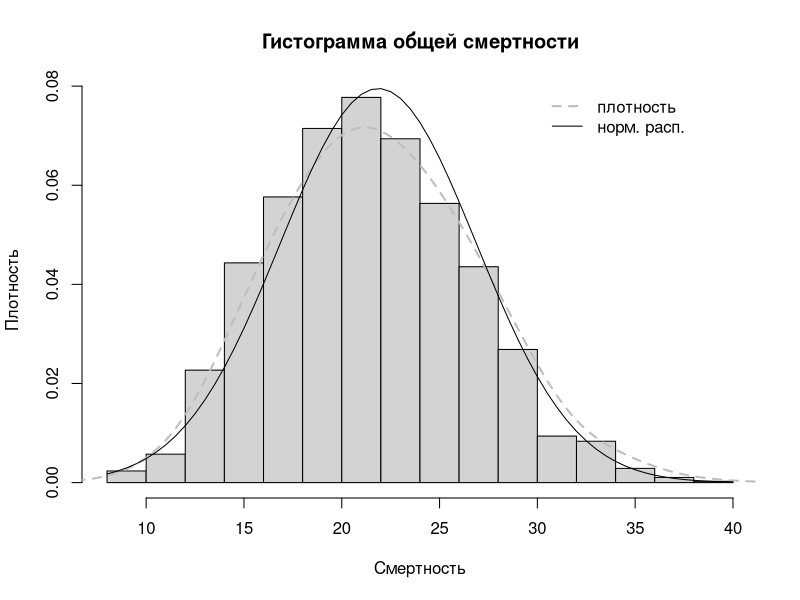
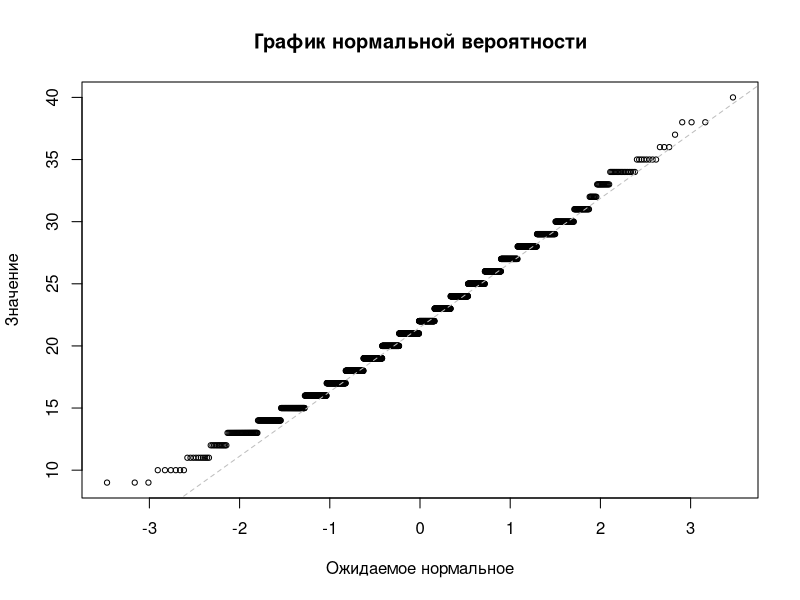
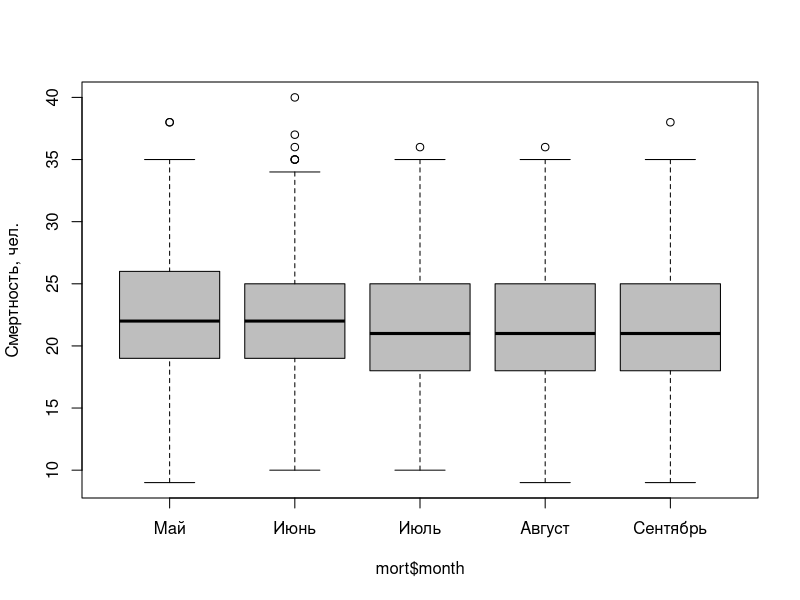
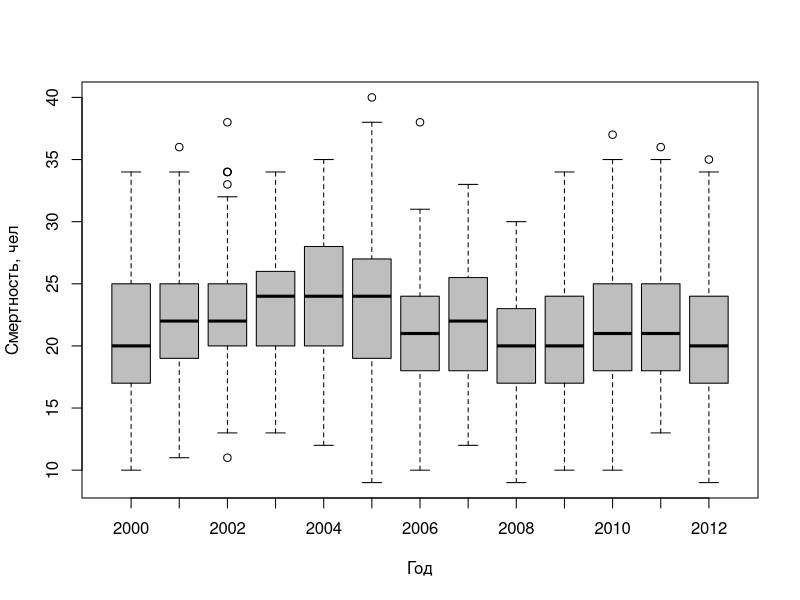
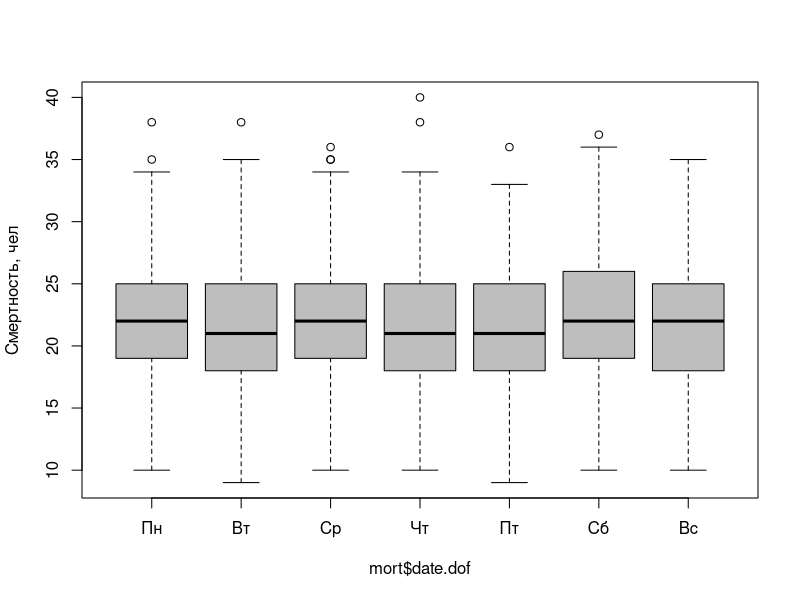
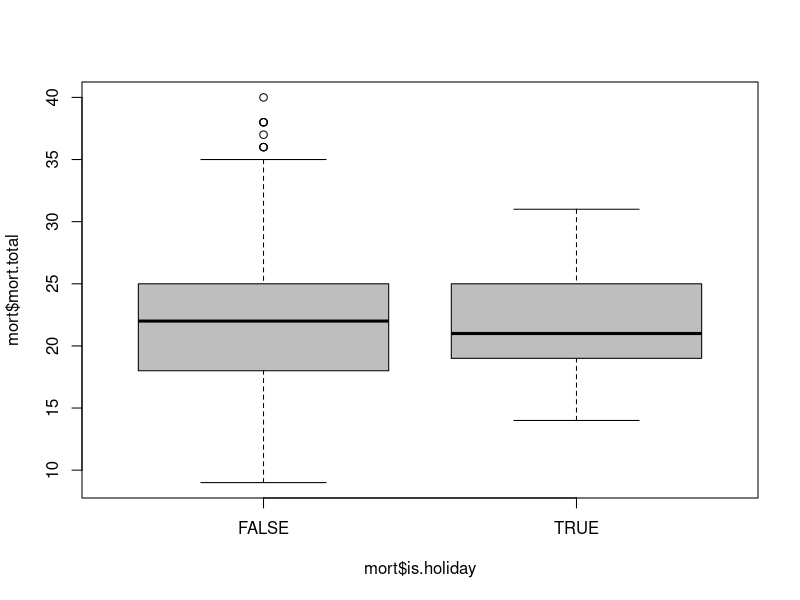
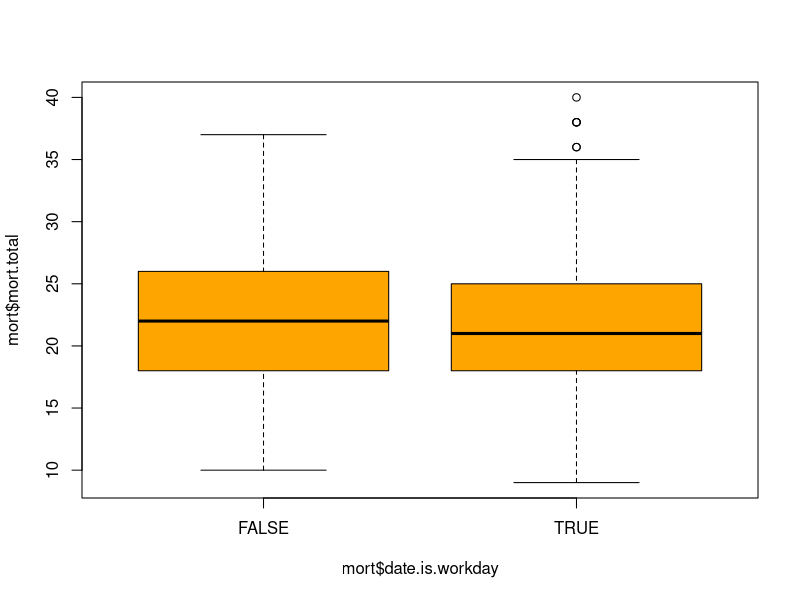
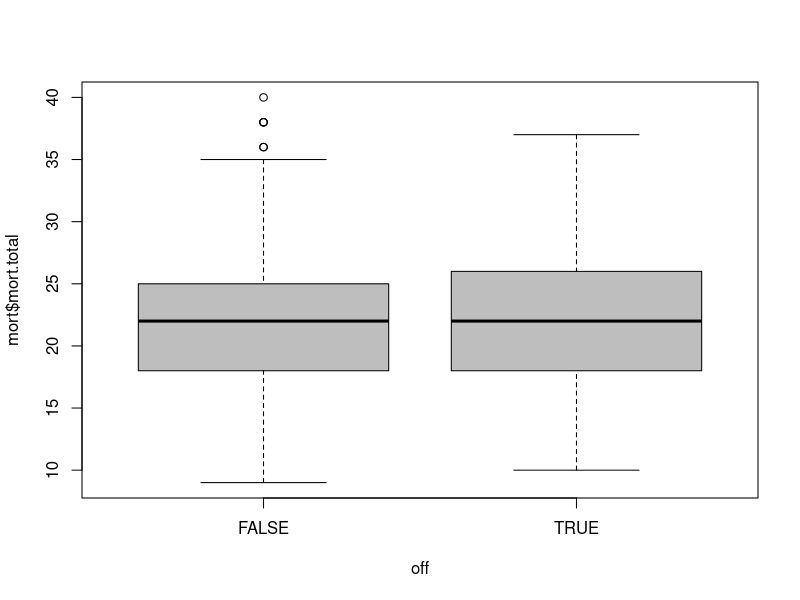

Reproduce these figures in R, in order.
## ---- chunk 1
default.par = par()
setwd("~/rproj/khb-mortality-analysis/data")

library(zoo)

# reading, cleaning 
mort = read.table("SSC_Mo_MJJAS.txt", sep='\t', header=T, dec=',')

names(mort)[9] = "DIS"
names(mort)[10] = "TOS"
names(mort)[4] = 'mort.total'
names(mort)[5] = 'mort.over65'
names(mort)[6] = 'mort.women'
names(mort)[7] = 'mort.men'

mort = mort[complete.cases(mort),]

mort$date = as.Date(mort$Date.1, format="%d.%m.%Y")
mort = subset(mort, select = -c(City, Date, Date.1))

wd = weekdays(mort$date, abbreviate=T)
wd = factor(wd, levels=c("Mon", "Tue", "Wed", "Thu", "Fri", "Sat", "Sun"))
# wd = factor(wd, levels=c("Пн", "Вт", "Ср", "Чт", "Пт", "Сб", "Вс"))

levels(wd) = 1:7

mort$date.dof = wd
mort$date.is.workday = wd %in% 1:5

mort$year = as.factor( format(mort$date, "%Y") )
mort$month = as.factor( format(mort$date, "%m") )


holidays = read.table("publicholidays-russia.txt")
names(holidays) = 'date'
holidays$date = as.Date(holidays$date, format="%d-%m-%Y")


mort$is.holiday = mort$date %in% holidays$date


temp = read.table("Khb_Temp_Daily.txt", sep=';', header=F, dec=',')
temp = temp[complete.cases(temp), ]

temp$date = as.Date(ISOdate(temp$V2, temp$V3, temp$V4))
mort.date = range(mort$date)
temp = temp[temp$date >= mort.date[1] & temp$date <= mort.date[2], ]
temp = subset(temp, select=c(date, V6, V8, V10))

names(temp)[2] = 't.min'
names(temp)[3] = 't.mean'
names(temp)[4] = 't.max'
temp$t.amp = temp$t.max - temp$t.min

mort = merge(mort, temp, by='date')
## ---- chunk 2
h = hist(mort$mort.total, probability=T, breaks=21,
         main="Гистограмма общей смертности",
         xlab='Смертность', ylab='Плотность')
dens = density(mort$mort.total, adjust=2)
lines(dens, col="grey", lwd=2, lty=2)

mort.sd = sd(mort$mort.total)
mort.mean = mean(mort$mort.total)


x = seq(from=min(h$breaks), to=max(h$breaks), by=0.5)
y = dnorm(x=x, mean=mort.mean, sd=mort.sd)
lines(x=x, y=y, lwd=1)


legend(30, 0.08, c('плотность', 'норм. расп.'), 
       col=c('grey', 'black'),
       lwd=c(2, 1), lty=c(2, 1), bty='n')
## ---- chunk 3
qqnorm(mort$mort.total, cex=0.7,
       main='График нормальной вероятности',
       ylab='Значение', xlab='Ожидаемое нормальное')
qqline(mort$mort.total, lwd=1, lty=2, col='gray')
## ---- chunk 4
boxplot(mort$mort.total ~ mort$month, col='grey',
        names=c('Май', 'Июнь', 'Июль', 'Август', 'Сентябрь'), 
        ylab='Смертность, чел.')
## ---- chunk 5
by(mort$mort.total, mort$month, summary)

aov.m.mon = aov(mort$mort.total ~ mort$month)
summary(aov.m.mon)
## ---- chunk 6
TukeyHSD(aov.m.mon, conf.level=0.95)
## ---- chunk 7
boxplot(mort$mort.total ~ mort$year, col='grey',
        xlab='Год', ylab='Смертность, чел')
## ---- chunk 8
by(mort$mort.total, mort$year, summary)

aov.m.yer = aov(mort$mort.total ~ mort$year)
summary(aov.m.yer)

t = TukeyHSD(aov.m.yer, conf.level=0.95)[['mort$year']]
t = row.names(t[t[, 4] < 0.05, ])

d = data.frame(year1=c(substring(t, 1, 4), substring(t, 6, 9)),
               year2=c(substring(t, 6, 9), substring(t, 1, 4)))

aggregate(d$year2 ~ d$year1, FUN=paste)
## ---- chunk 9
boxplot(mort$mort.total ~ mort$date.dof, col='grey', 
        ylab='Смертность, чел',
        names=c('Пн', 'Вт', 'Ср', 'Чт', 'Пт', 'Сб', 'Вс'))
## ---- chunk 10
by(mort$mort.total, mort$date.dof, summary)
summary(aov(mort$mort.total ~ mort$date.dof))
## ---- chunk 11
boxplot(mort$mort.total ~ mort$is.holiday, col='grey')
by(mort$mort.total, mort$is.holiday, summary)

with(mort, 
     t.test(mort.total[is.holiday], 
            mort.total[!is.holiday], 
            alternative='greater'))
## ---- chunk 12
boxplot(mort$mort.total ~ mort$date.is.workday, col='orange')
by(mort$mort.total, mort$date.is.workday, summary)

with(mort, 
     t.test(mort.total[!date.is.workday], 
            mort.total[date.is.workday], 
            alternative='greater'))
## ---- chunk 13
off = (!mort$date.is.workday) | mort$is.holiday
boxplot(mort$mort.total ~ off, col='grey')
## ---- chunk 14
by(mort$mort.total, off, summary)
t.test(mort$mort.total[off], mort$mort.total[!off],
       alternative='greater')
## ---- chunk 15
off.lag.1 = c(FALSE, lag(zoo(off), k=-1))
boxplot(mort$mort.total ~ off.lag.1, col='grey')
t.test(mort$mort.total[off.lag.1], mort$mort.total[!off.lag.1],
       alternative='greater')

off.lag.2 = c(F, F, lag(zoo(off), k=-2))
boxplot(mort$mort.total ~ off.lag.2, col='grey')
t.test(mort$mort.total[off.lag.2], mort$mort.total[!off.lag.2],
       alternative='greater')
## ---- chunk 16
par(mfrow=c(1, 4))
par(mar=c(7, 2, 3, 2))

boxplot(mort$mort.total ~ mort$is.holiday, col='grey', 
        main='(а)', names=c('Выходной', 'Рабочий'), las=2)
boxplot(mort$mort.total ~ mort$date.is.workday, col='grey',
        main='(б)', names=c('Праздник', 'Не праздник'), las=2)
boxplot(mort$mort.total ~ off, col='grey',
        main='(в)', names=c('Праздник\nили выходной', 'Не праздник'), las=2)
boxplot(mort$mort.total ~ off.lag.1, col='grey',
        main='(г)', names=c('Вчера был\nвыходной', 'Не было\nвыходного'), las=2)

par(mar=c(5, 4, 4, 2) + 0.1)
par(mfrow=c(1, 1))
## ---- chunk 17
th = mort.mean + qnorm(p=0.95) * mort.sd
m.out = mort$mort.total >= th
sum(m.out)
mort$date[m.out]
## ---- chunk 18
mort$date[mort$is.holiday & m.out]
## ---- chunk 19
mort$date[off & m.out]
sum(off & m.out)
## ---- chunk 20
mort$date[off.lag.1 & m.out]
sum(off.lag.1 & m.out)
## ---- chunk 21
diff(which(m.out)) 
sum(diff(which(m.out)) == 1)
## ---- chunk 22
library(MASS)
## ---- chunk 23
fit = lm(mort.total ~ + t.mean + t.amp + SSC + DIS + TOS + 
           + date.is.workday + is.holiday, data=mort)
summary(fit)
## ---- chunk 24
plot(fit$residuals, cex=0.5, bty='n', xaxt='n', xlab='', ylab='Остаток')
## ---- chunk 25
step = stepAIC(fit, direction="backward", trace=FALSE)
summary(step)
## ---- chunk 26
plot(step$residuals, cex=0.5, bty='n', xaxt='n', xlab='', ylab='Остаток')
## ---- chunk 27
daily.mort.mean = aggregate(mort.total ~ TOS, data=mort, FUN=mean)
daily.t.mean =    aggregate(t.mean ~ TOS, data=mort, FUN=mean)
daily.t.amp  =    aggregate(t.amp ~ TOS, data=mort, FUN=mean)
daily.t.at  =     aggregate(T.AT ~ TOS, data=mort, FUN=mean)

df = merge(daily.mort.mean, daily.t.mean, by='TOS')
df = merge(df, daily.t.amp, by='TOS')
df = merge(df, daily.t.at, by='TOS')

plot(df$mort.total ~ df$TOS)
## ---- chunk 28
fit = lm(mort.total ~ ., data=df)
summary(fit)
## ---- chunk 29
plot(fit$residuals, cex=0.5, bty='n', xaxt='n', xlab='', ylab='Остаток')
## ---- chunk 30
step = stepAIC(fit, direction="backward", trace=F)
step$anova
summary(step)
## ---- chunk 31
plot(step$residuals, cex=0.5, bty='n', xaxt='n', xlab='', ylab='Остаток')
## ---- chunk 32
rolled.by.mean = function(w) {
  rol.t.m = rollapply(zoo(df$t.mean), 
                      width=w, by=1, FUN=mean, align="center")
  rol.mor = rollapply(zoo(df$mort.total), 
                      width=w, by=1, FUN=mean, align="center")
  rol.t.a = rollapply(zoo(df$t.amp), 
                      width=w, by=1, FUN=mean, align="center")
  rol.t.at = rollapply(zoo(df$T.AT), 
                       width=w, by=1, FUN=mean, align="center")
  
  idx = index(rol.t.m)
  df.r = data.frame(tos=df$TOS[idx],
                    rol.mort=rol.mor, rol.t.mean=rol.t.m,
                    rol.t.amp=rol.t.a, rol.t.at=rol.t.at)
  df.r
}
## ---- chunk 33
plot.prediction = function(fit, df.r) {
  plot(df.r$rol.mort, bty='n', xaxt='n', xlab='', 
      ylab='Смертность, чел.')
  
  lm1.p = predict(fit, newdata=df.r, interval='confidence', level=0.99)
  
  n = length(lm1.p[,1])
  polygon(x=c(1:n, n:1),
          y=c(lm1.p[,2], rev(lm1.p[,3])),
          col=adjustcolor('grey', 1/4), border=NA)

  lines(lm1.p[,2], col='grey', lwd=1)
  lines(lm1.p[,3], col='grey', lwd=1)

  lines(lm1.p[,1], lwd=2)
}
## ---- chunk 34
coefficients = function(fit) {
  sum1 = summary(fit)
  coef = sum1$coefficients[, 1]
  paste(round(coef, 3), names(coef), collapse=' + ')
}
## ---- chunk 35
rolling.mean.reg = function(w) {
  df.r = rolled.by.mean(w)  
  
  fit = lm(rol.mort ~ ., data=df.r)
  sum1 = summary(fit)
  
  plot(fit$residuals, cex=0.5, bty='n', xaxt='n', xlab='', ylab='Остаток')
  plot.prediction(fit, df.r)

  print('stepwards')
  step = stepAIC(fit, direction="backward", trace=FALSE)

  sum2 = summary(step)

  plot(step$residuals, cex=0.5, bty='n', xaxt='n', xlab='', ylab='Остаток')
  plot.prediction(step, df.r)
  
  list(coef.all=coefficients(fit),
       r2.all=c(R2=sum1$r.squared, adjR2=sum1$adj.r.squared),
       coef.step=coefficients(step),
       r2.step=c(R2=sum2$r.squared, adjR2=sum2$adj.r.squared))
}
## ---- chunk 36
rolling.mean.reg(3)
## ---- chunk 37
rolling.mean.reg(9)
## ---- chunk 38
rolling.mean.reg(15)
## ---- chunk 39
rolling.mean.reg(30)
## ---- chunk 40
library(splines)
## ---- chunk 41
h = hist(mort$t.mean, breaks=18)
b = h$breaks

centers = b[-length(b)] + 1

binned = cut(mort$t.mean, breaks=b)
levels(binned) = centers
binned = as.numeric(as.character(binned))
mort$binned.t = binned

avg.2 = aggregate(mort$mort.total ~ mort$binned.t, FUN=mean)
names(avg.2) = c('binned.t', 'M')
## ---- chunk 42
add.fit = function(fit, x) {
  pred = predict(fit, data.frame(binned.t=x), 
                 interval='confidence', level=0.95)
  
  polygon(x=c(x, rev(x)),
          y=c(pred[,2], rev(pred[,3])),
          col=adjustcolor('grey', 1/8), border=NA)
  
  lines(x, pred[,2], col='grey', lwd=1)
  lines(x, pred[,3], col='grey', lwd=1)
  
  lines(x, pred[,1], lwd=2)
  
}
## ---- chunk 43
plot(avg.2$M ~ avg.2$binned.t, cex=0.7, bty='n',
     xlab='Температура, °C', ylab='Смертность, чел.',
     xaxt='n')

axis(side=1, at=seq(3, 31, 2))

lines(avg.2$M ~ avg.2$binned.t)
## ---- chunk 44
plot(avg.2$M ~ avg.2$binned.t, cex=0.7, bty='n',
     xlab='Температура, °C', ylab='Смертность, чел.',
     xaxt='n')

axis(side=1, at=seq(3, 31, 2))

sm = lm(M ~ bs(binned.t, degree=3, knots=2), data=avg.2)
add.fit(sm, avg.2$binned.t)
## ---- chunk 45
barplot(table(mort$binned.t), xlab='Градусы',
        ylab='Частота')
## ---- chunk 46
table(mort$binned.t)
## ---- chunk 47
avg.2 = avg.2[-c(1, 15), ]
## ---- chunk 48
plot(avg.2$M ~ avg.2$binned.t, cex=0.7, bty='n',
     xlab='Температура, °C', ylab='Смертность, чел.',
     xaxt='n')

axis(side=1, at=seq(5, 29, 2))

lines(avg.2$M ~ avg.2$binned.t)
## ---- chunk 49
plot(avg.2$M ~ avg.2$binned.t, cex=0.7, bty='n',
     xlab='Температура, °C', ylab='Смертность, чел.',
     xaxt='n')

axis(side=1, at=seq(5, 31, 2))

sm = lm(M ~ bs(binned.t, degree=3, knots=2), data=avg.2)
add.fit(sm, avg.2$binned.t)
## ---- chunk 50
summary(sm)
## ---- chunk 51
t = 19
avg2before = avg.2[avg.2$binned.t <= t, ]
avg2after = avg.2[avg.2$binned.t >= t, ]
## ---- chunk 52
plot(M ~ binned.t, data=avg2before, cex=0.7, bty='n',
     ylim=c(20, 24),
     xlab='Температура, °C', ylab='Смертность, чел.',
     xaxt='n')

axis(side=1, at=seq(5, 19, 2))

fit = lm(M ~ binned.t, data=avg2before)
add.fit(fit, avg.2$binned.t)
## ---- chunk 53
summary(fit)
coefficients(fit)
## ---- chunk 54
plot(M ~ binned.t, data=avg2after, cex=0.7, bty='n',
     ylim=c(15, 31), 
     xlab='Температура, °C', ylab='Смертность, чел.',
     xaxt='n')

axis(side=1, at=seq(19, 29, 2))

fit = lm(M ~ binned.t, data=avg2after)
add.fit(fit, avg.2$binned.t)
## ---- chunk 55
summary(fit)
coefficients(fit)
## ---- chunk 56
plot(M ~ binned.t, data=avg.2, cex=0.7, bty='n',
     xlab='Температура, °C', ylab='Смертность, чел.',
     xaxt='n')

axis(side=1, at=seq(5, 29, 2))

fit1 = lm(M ~ binned.t, data=avg2after)
abline(fit1, lwd=2)
fit2 = lm(M ~ binned.t, data=avg2before)
abline(fit2, lwd=2)
## ---- chunk 57
cm = rbind(coef(fit1), coef(fit2))
point = c(-solve(cbind(cm[,2], -1)) %*% cm[,1])
point
## ---- chunk 58
d = 9/15
# fig=c(x1, x2, y1, y2)
par(fig=c(0, d, 0, 1))


#c(bottom, left, top, right)
par(mar=c(4, 4, 0, 1))
plot(M ~ binned.t, data=avg2before, cex=0.7, bty='n',
     ylim=c(20, 31), ylab='Смертность, чел.',
     xaxt='n', xlab='Температура, °C')

axis(side=1, at=seq(5, 19, 2))

fit = lm(M ~ binned.t, data=avg2before)
add.fit(fit, avg.2$binned.t)

par(fig=c(d, 1, 0, 1), new=TRUE)

#c(bottom, left, top, right)
par(mar=c(4, 1.5, 0, 1))
plot(M ~ binned.t, data=avg2after, cex=0.7, bty='n',
     ylim=c(20, 31), xaxt='n', yaxt='n', xlab='Температура, °C')

axis(side=1, at=seq(19, 29, 2))

fit = lm(M ~ binned.t, data=avg2after)
add.fit(fit, avg.2$binned.t)

par(mar=c(5, 4, 4, 2) + 0.1)


## ---- chunk 59
#Cairo(width=30, height=16, units='cm', file='mtt.png', 
#      bg='white',  pointsize=12, dpi=72)

d = 9/15
# fig=c(x1, x2, y1, y2)
par(fig=c(0, d, 0, 1))


#c(bottom, left, top, right)
par(mar=c(4, 4, 0, 1))
plot(M ~ binned.t, data=avg2before, cex=0.7, bty='n',
     ylim=c(20, 31), ylab='Смертность, чел.',
     xaxt='n', xlab='Температура, °C')

axis(side=1, at=seq(5, 19, 2))

fit = lm(M ~ binned.t, data=avg2before)
add.fit(fit, avg.2$binned.t)

par(fig=c(d, 1, 0, 1), new=TRUE)

#c(bottom, left, top, right)
par(mar=c(4, 1.5, 0, 1))
plot(M ~ binned.t, data=avg2after, cex=0.7, bty='n',
     ylim=c(20, 31), xaxt='n', yaxt='n', xlab='Температура, °C')

axis(side=1, at=seq(19, 29, 2))

fit = lm(M ~ binned.t, data=avg2after)
add.fit(fit, avg.2$binned.t)

par(mar=c(5, 4, 4, 2) + 0.1)

#dev.off()
